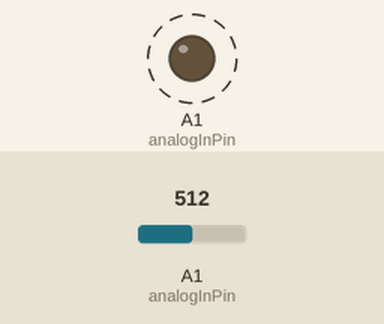
Bench run of a sketch on a simulated Arduino Uno, built with avr-gcc and run on an emulated ATmega328P. Parts: output pins drawn as LEDs (lit = HIGH). Dashed ring = blinking. Inputs (shaded band) come from the test bench; at power-on: A1 (analogInPin) = 512. What the sketch prints to the serial monitor is not drawn.

Above: at 0.15 s.
Timing chart, 0 to 3.0 s (numbered marks = the images above):
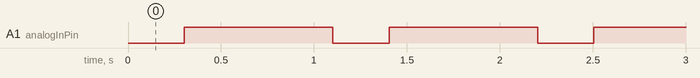

Measured:
- by itself, A1 (analogInPin): alternates HIGH for 0.80 s and LOW for 0.30 s

The sketch:

sketch_redoxMeter_mesure.ino
```cpp
float calibration = 2.47; //change this value to calibrate
const int analogInPin = A1;
int sensorValue = 0;
unsigned long int avgValue;
float b;
int buf[10],temp;
void setup() {
 Serial.begin(9600);
 pinMode(analogInPin,OUTPUT);
}

void loop() {
 for(int i=0;i<10;i++)
 {
 buf[i]=analogRead(analogInPin);
 delay(30);
 }
 for(int i=0;i<9;i++)
 {
 for(int j=i+1;j<10;j++)
 {
 if(buf[i]>buf[j])
 {
 temp=buf[i];
 buf[i]=buf[j];
 buf[j]=temp;
 }
 }
 }
 avgValue=0;
 for(int i=2;i<8;i++)
 avgValue+=buf[i];
 float pHVol=(float)avgValue*5.0/1024/6;
 float phValue = 3.5 * pHVol + calibration;
 Serial.print("sensor = ");
 Serial.println(phValue);

  digitalWrite(analogInPin, HIGH);
  delay(800);
  digitalWrite(analogInPin, LOW);

 //delay(500);
}
```
